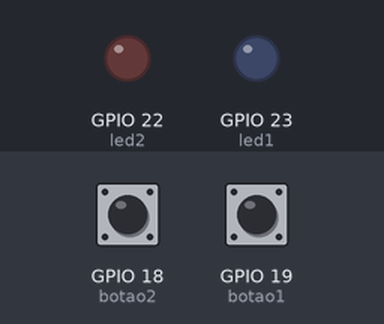
Recording of a sketch running on a simulated ESP32. Parts: output pins drawn as LEDs (lit = HIGH). Dashed ring = blinking. The inputs (shaded band) are chosen by the test bench; at power-on: GPIO 18 (botao2) HIGH, GPIO 19 (botao1) HIGH. What the sketch prints to the serial monitor is not drawn.

Above: at 1.2 s.
1.3 s: GPIO 18 (botao2) pulled LOW for 1 s
At 2.6 s:
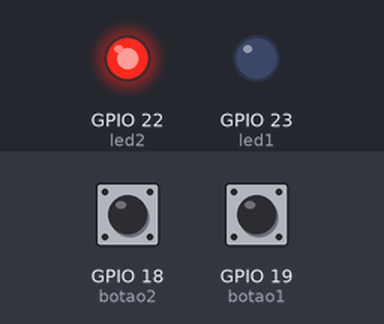
3.8 s: GPIO 19 (botao1) pulled LOW for 3.2 s
At 4.33 s:
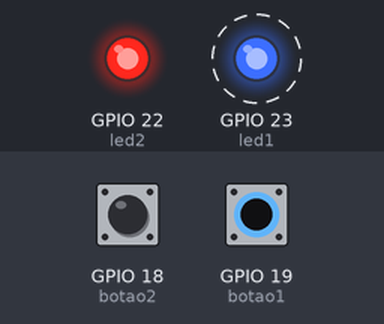
8.5 s: GPIO 18 (botao2) pulled LOW for 0.15 s
At 9.3 s:
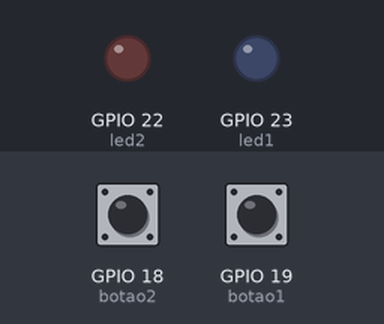
10.1 s: GPIO 19 (botao1) pulled LOW for 0.15 s
At 10.9 s:
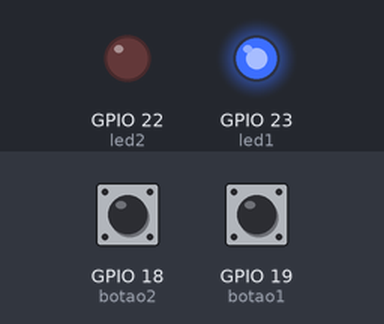
11.7 s: GPIO 19 (botao1) pulled LOW for 1 s
At 12.02 s:
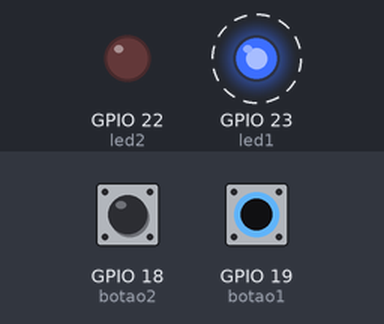
14.2 s: GPIO 18 (botao2) pulled LOW for 3.2 s
At 14.73 s:
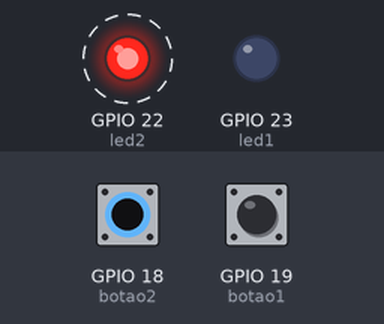
Timing chart, 0 to 18.9 s (numbered marks = the images above; inputs shaded):
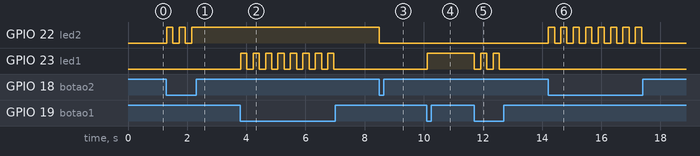

Measured:
- after the input at 1.3 s, GPIO 22 (led2): alternates HIGH for 0.21 s and LOW for 0.21 s, 5 changes in all, then stays HIGH, starting at once
- after the input at 3.8 s, GPIO 23 (led1): alternates HIGH for 0.21 s and LOW for 0.21 s, 16 changes in all, then stays LOW, starting at once
- after the input at 8.5 s, GPIO 22 (led2): HIGH → LOW at once
- after the input at 10.1 s, GPIO 23 (led1): LOW → HIGH at once
- after the input at 11.7 s, GPIO 23 (led1): alternates HIGH for 0.21 s and LOW for 0.21 s, 5 changes in all, then stays LOW, starting at once
- after the input at 14.2 s, GPIO 22 (led2): alternates HIGH for 0.21 s and LOW for 0.21 s, 16 changes in all, then stays LOW, starting at once

The sketch:

esp32-exemplos.ino
```cpp
#define led1 23
#define led2 22
#define botao1 19
#define botao2 18

bool estadobot1 = false;
bool ultimoestbot1 = true;

bool estadoled1 = false;

bool estadobot2 = false;
bool ultimoestbot2 = true;

bool estadoled2 = false;

void setup() {
  // put your setup code here, to run once:
  pinMode(led1, OUTPUT);
  pinMode(led2, OUTPUT);
  pinMode(botao1, INPUT_PULLUP);
  pinMode(botao2, INPUT_PULLUP);
  Serial.begin(115200);
}

void loop() {
    estadobot1 = digitalRead(botao1);
    estadobot2 = digitalRead(botao2);

    Serial.print("Botão 1: ");
    Serial.print(estadobot1 ? "Solto" : "Pressionado");
    Serial.print("Botão 2: ");
    Serial.print(estadobot2 ? "Solto" : "Pressionado");

    if(estadobot1 == LOW && ultimoestbot1 == true){
        estadoled1 = !estadoled1;
        digitalWrite(led1, estadoled1);
        delay(200);
    }

    if(estadobot2 == LOW && ultimoestbot2 == true){
        estadoled2 = !estadoled2;
        digitalWrite(led2, estadoled2);
        delay(200);
    }
    delay(10);
}
```
